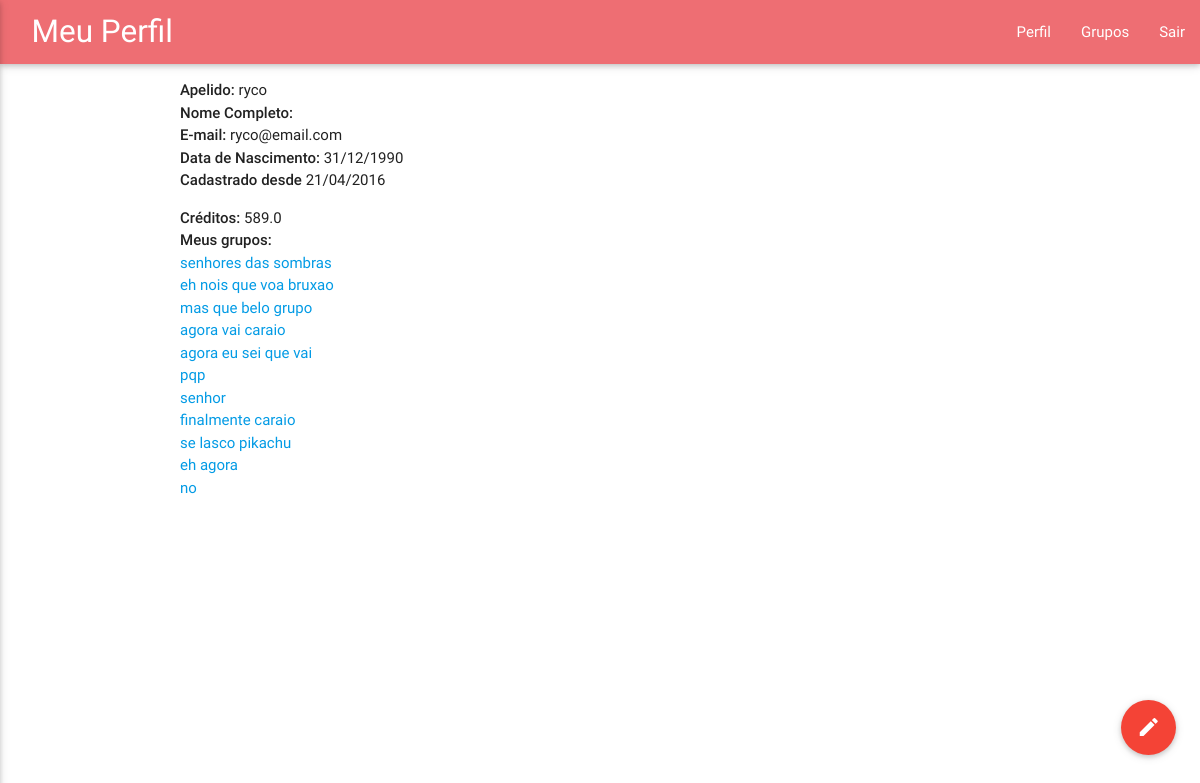
The page /user_cp (signed in) on the database its author committed.
### ubet/models.py (models this page shows, shortened)
class Ubet_user(models.Model):
	django_user = models.OneToOneField(User,
		on_delete = models.CASCADE)
	full_name = models.CharField(max_length=100)
	date_of_birth = models.DateField()
	creditos = models.FloatField(default=100)

class Group(models.Model):
	status_list = (('END','FINISHED'),('ABORT','CANCELED'),('WAIT','WAITING'))
	creator = models.ForeignKey(User,null=True,on_delete=models.SET_NULL,related_name='group_creator_user')
	winner = models.ForeignKey(User,null=True,on_delete=models.SET_NULL,related_name='group_winner_user')
	name = models.CharField(max_length=50)
	max_size = models.IntegerField()
	bet_value = models.IntegerField()
	date_of_birth = models.DateTimeField(auto_now = True)
	status = models.CharField(choices=status_list,default='WAITING',max_length=50)
	users = models.ManyToManyField(User,symmetrical=True,through='Group_link')
	def update(self):
		now = datetime.datetime.now()
	@staticmethod
	def groups_by_user(user):
		glist = Group.objects.filter(users=user)
		for g in glist:
			g.update()
		return glist

### ubet/views.py (the view)
# urls.py: url(r'^user_cp$',views.user_cp,name='user_cp'),
def user_cp(request):
	if request.user.is_authenticated():
		return render(request, 'ubet/user_cp.html', { 'user': request.user, 'user_groups': Group.groups_by_user(request.user) })
	else:
		form = UserAuthenticationForm()
		return render(request, 'ubet/login.html', { 'login_msg': 'Você precisa estar logado para acessar essa página.',
												 'form': form })

### ubet/templates/ubet/user_cp.html
{% extends "ubet/base.html" %}
{% block page_title %} Meu Perfil {% endblock %}
{% block main_content %}
	<ul>
		<li><strong>Apelido:</strong> {{ user.first_name }}</li>
		<li><strong>Nome Completo:</strong> {{ user.ubet_user.full_name }}</li>
		<li><strong>E-mail:</strong> {{ user.email }}</li>
		<li><strong>Data de Nascimento:</strong> {{ user.ubet_user.date_of_birth|date:"d/m/Y" }}</li>
		<li><strong>Cadastrado desde</strong> {{ user.date_joined|date:"d/m/Y" }}</li>
	</ul>
	<ul>
		<li><strong>Créditos:</strong> {{ user.ubet_user.creditos }}</li>
		<li><strong>Meus grupos:</strong></li>
		<ul>
			{% for g in user_groups %}
				<li><a href="{% url 'group_info' %}?g_id={{g.id}}">{{ g.name }}</a></li>
			{% endfor %}
	</ul>
{% endblock main_content %}

### rows shown on the page
Group: name "senhores das sombras"
Group: name "eh nois que voa bruxao"
Group: name "mas que belo grupo"
Group: name "agora vai caraio"
Group: name "agora eu sei que vai"
Group: name "pqp"
Group: name "senhor"
Group: name "finalmente caraio"
Group: name "se lasco pikachu"
Group: name "eh agora"
Group: name "no"

### other values the page prints
{{ user.first_name }} "ryco"
{{ user.email }} "ryco@email.com"
{{ user.ubet_user.date_of_birth|date:"d/m/Y" }} "31/12/1990"
{{ user.date_joined|date:"d/m/Y" }} "21/04/2016"
{{ user.ubet_user.creditos }} "589.0"
